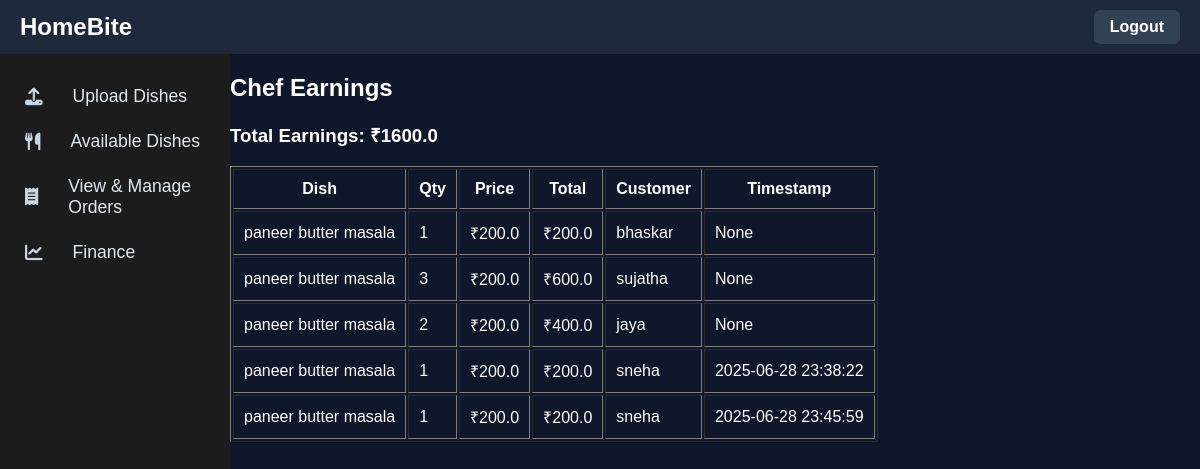
The app's page /chef/finance (signed in) with its own data.
### tables this page shows
CREATE TABLE orders (
    id INTEGER PRIMARY KEY AUTOINCREMENT,
    customer_name TEXT NOT NULL,
    customer_email TEXT NOT NULL,
    customer_address TEXT NOT NULL,
    customer_phone TEXT NOT NULL,
    dish_id INTEGER,
    quantity INTEGER DEFAULT 1,
    status TEXT DEFAULT 'Placed', customer_id INTEGER REFERENCES customers(id), timestamp TEXT,
    FOREIGN KEY (dish_id) REFERENCES dishes(id)
);

CREATE TABLE dishes (
    id INTEGER PRIMARY KEY AUTOINCREMENT,
    chef_id INTEGER,
    name TEXT NOT NULL,
    description TEXT,
    price REAL,
    prep_time TEXT,
    image_filename TEXT
, available INTEGER DEFAULT 1);

### app.py (the view)
@app.route('/chef/finance')
def chef_finance():
    if 'chef_id' not in session:
        return redirect('/chef/login')
    chef_id = session['chef_id']
    conn = sqlite3.connect('database.db')
    c = conn.cursor()
    c.execute('''
        SELECT d.name, o.quantity, d.price, (o.quantity * d.price) AS total,
               o.customer_name, o.timestamp
        FROM orders o
        JOIN dishes d ON o.dish_id = d.id
        WHERE d.chef_id = ? AND o.status = 'Completed'
    ''', (chef_id,))
    rows = c.fetchall()
    total_earnings = sum(row[3] for row in rows)
    conn.close()
    return render_template('chef_finance.html', orders=rows, total=total_earnings)

### templates/chef_finance.html (shortened to what this page needs)
{% extends "chef_template.html" %}
{% block content %}
<h2>Chef Earnings</h2>
<h3>Total Earnings: ₹{{ total }}</h3>
{% if orders %}
<table border="1" cellpadding="10">
    <tr>
        <th>Dish</th>
        <th>Qty</th>
        <th>Price</th>
        <th>Total</th>
        <th>Customer</th>
        <th>Timestamp</th>
    </tr>
    {% for row in orders %}
    <tr>
        <td>{{ row[0] }}</td>
        <td>{{ row[1] }}</td>
        <td>₹{{ row[2] }}</td>
        <td>₹{{ row[3] }}</td>
        <td>{{ row[4] }}</td>
        <td>{{ row[5] }}</td>
    </tr>
    {% endfor %}
</table>
{% else %}
<p>No completed orders yet.</p>
{% endif %}
{% endblock %}

### templates/chef_template.html (style rules this page uses)
body { margin: 0; font-family: 'Poppins', sans-serif; background-color: #0f172a; color: #fff; }

### records on screen
orders: name "paneer butter masala", quantity "1", price "200.0", row "200.0", customer_name "bhaskar", row "None"
orders: name "paneer butter masala", quantity "3", price "200.0", row "600.0", customer_name "sujatha", row "None"
orders: name "paneer butter masala", quantity "2", price "200.0", row "400.0", customer_name "jaya", row "None"
orders: name "paneer butter masala", quantity "1", price "200.0", row "200.0", customer_name "sneha", timestamp "2025-06-28 23:38:22"
orders: name "paneer butter masala", quantity "1", price "200.0", row "200.0", customer_name "sneha", timestamp "2025-06-28 23:45:59"

### other values on screen
{{ total }} "1600.0"
